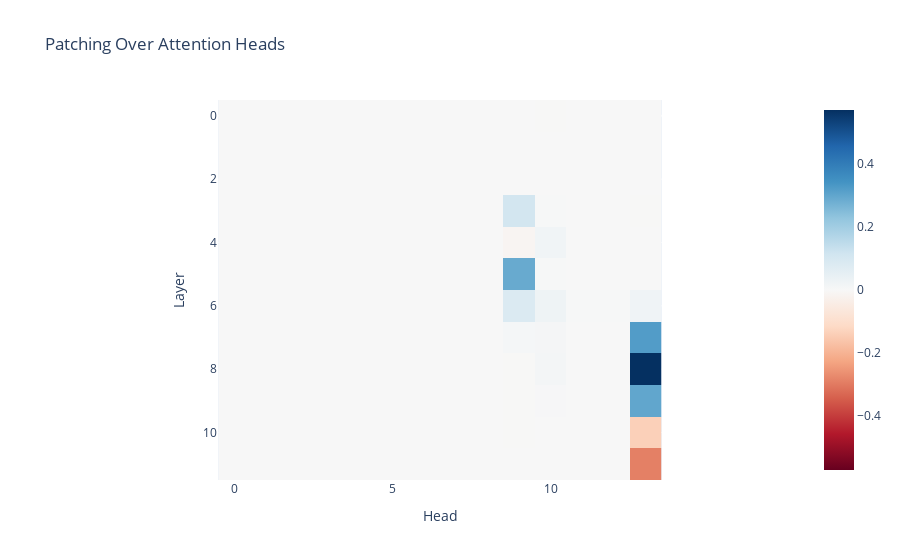

Notebook code for this chart:
### Code cell
fig = px.imshow(
    patching_results, 
    color_continuous_scale="RdBu", 
    color_continuous_midpoint=0.0, 
    title="Patching Over Attention Heads"
)

fig.update_layout(
    xaxis_title="Head", 
    yaxis_title="Layer"
)

fig.show()

### Figure 1 — Plotly figure (JSON) as saved in the notebook; plotly's stock layout.template omitted (floating-point values rounded to 4 significant figures; data arrays with more than 128 entries replaced by an {"elided": "..."} marker saying what was removed)
{"data": [{"coloraxis": "coloraxis", "hovertemplate": "x: %{x}<br>y: %{y}<br>color: %{z}<extra></extra>", "name": "0", "type": "heatmap", "xaxis": "x", "yaxis": "y", "z": {"elided": "12x14 float values"}}], "layout": {"coloraxis": {"cmid": 0, "colorscale": [[0, "rgb(103,0,31)"], [0.1, "rgb(178,24,43)"], [0.2, "rgb(214,96,77)"], [0.3, "rgb(244,165,130)"], [0.4, "rgb(253,219,199)"], [0.5, "rgb(247,247,247)"], [0.6, "rgb(209,229,240)"], [0.7, "rgb(146,197,222)"], [0.8, "rgb(67,147,195)"], [0.9, "rgb(33,102,172)"], [1, "rgb(5,48,97)"]]}, "title": {"text": "Patching Over Attention Heads"}, "xaxis": {"anchor": "y", "constrain": "domain", "domain": [0, 1], "scaleanchor": "y", "title": {"text": "Head"}}, "yaxis": {"anchor": "x", "autorange": "reversed", "constrain": "domain", "domain": [0, 1], "title": {"text": "Layer"}}}}
